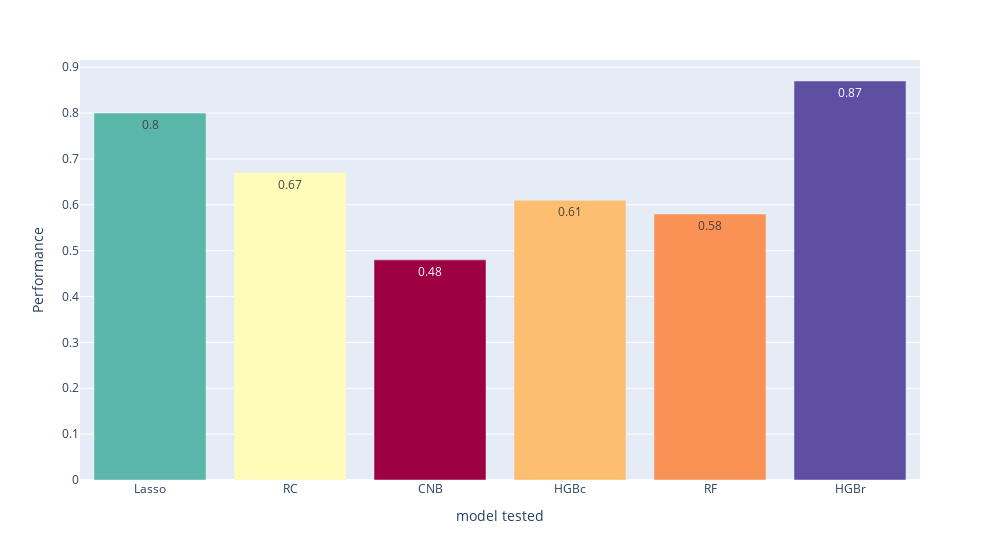

Notebook cell for this chart:
### Code cell
ps = px.bar(x="simple_name", y = "Score", data_frame=desc.loc[desc["Target"] == "Regeneration coverate rate",:],
             labels={"simple_name":"model tested", "Score":"Performance"},
             hover_data=['Score'], color='Score', color_continuous_scale='Spectral',
             text_auto=True, width=1000)
ps.update_coloraxes(showscale=False)
ps.update(layout_showlegend=False)
ps.show()

### Figure 1 — Plotly figure (JSON) as saved in the notebook; plotly's stock layout.template omitted (floating-point values rounded to 4 significant figures)
{"data": [{"alignmentgroup": "True", "hovertemplate": "model tested=%{x}<br>Performance=%{marker.color}<extra></extra>", "legendgroup": "", "marker": {"color": [0.8, 0.67, 0.48, 0.61, 0.58, 0.87], "coloraxis": "coloraxis", "pattern": {"shape": ""}}, "name": "", "offsetgroup": "", "orientation": "v", "showlegend": false, "textposition": "auto", "texttemplate": "%{y}", "type": "bar", "x": ["Lasso", "RC", "CNB", "HGBc", "RF", "HGBr"], "xaxis": "x", "y": [0.8, 0.67, 0.48, 0.61, 0.58, 0.87], "yaxis": "y"}], "layout": {"barmode": "relative", "coloraxis": {"colorbar": {"title": {"text": "Performance"}}, "colorscale": [[0, "rgb(158,1,66)"], [0.1, "rgb(213,62,79)"], [0.2, "rgb(244,109,67)"], [0.3, "rgb(253,174,97)"], [0.4, "rgb(254,224,139)"], [0.5, "rgb(255,255,191)"], [0.6, "rgb(230,245,152)"], [0.7, "rgb(171,221,164)"], [0.8, "rgb(102,194,165)"], [0.9, "rgb(50,136,189)"], [1, "rgb(94,79,162)"]], "showscale": false}, "legend": {"tracegroupgap": 0}, "margin": {"t": 60}, "showlegend": false, "width": 1000, "xaxis": {"anchor": "y", "domain": [0, 1], "title": {"text": "model tested"}}, "yaxis": {"anchor": "x", "domain": [0, 1], "title": {"text": "Performance"}}}}
